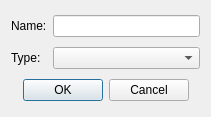
<?xml version="1.0" encoding="UTF-8"?>
<ui version="4.0">
 <class>CreateArtifactDialogClass</class>
 <widget class="QDialog" name="CreateArtifactDialogClass">
  <property name="geometry">
   <rect>
    <x>0</x>
    <y>0</y>
    <width>211</width>
    <height>117</height>
   </rect>
  </property>
  <property name="windowTitle">
   <string>Create artifact...</string>
  </property>
  <property name="locale">
   <locale language="English" country="UnitedStates"/>
  </property>
  <property name="sizeGripEnabled">
   <bool>false</bool>
  </property>
  <property name="modal">
   <bool>true</bool>
  </property>
  <layout class="QGridLayout" name="gridLayout">
   <item row="0" column="0">
    <widget class="QLabel" name="label">
     <property name="text">
      <string>Name:</string>
     </property>
    </widget>
   </item>
   <item row="0" column="1">
    <widget class="QLineEdit" name="nameLineEdit"/>
   </item>
   <item row="1" column="0">
    <widget class="QLabel" name="label_2">
     <property name="text">
      <string>Type:</string>
     </property>
    </widget>
   </item>
   <item row="1" column="1">
    <widget class="QComboBox" name="typeComboBox"/>
   </item>
   <item row="2" column="0" colspan="2">
    <widget class="QDialogButtonBox" name="buttonBox">
     <property name="standardButtons">
      <set>QDialogButtonBox::Cancel|QDialogButtonBox::Ok</set>
     </property>
     <property name="centerButtons">
      <bool>true</bool>
     </property>
    </widget>
   </item>
  </layout>
 </widget>
 <layoutdefault spacing="6" margin="11"/>
 <resources/>
 <connections>
  <connection>
   <sender>buttonBox</sender>
   <signal>accepted()</signal>
   <receiver>CreateArtifactDialogClass</receiver>
   <slot>accept()</slot>
   <hints>
    <hint type="sourcelabel">
     <x>97</x>
     <y>81</y>
    </hint>
    <hint type="destinationlabel">
     <x>199</x>
     <y>149</y>
    </hint>
   </hints>
  </connection>
  <connection>
   <sender>buttonBox</sender>
   <signal>rejected()</signal>
   <receiver>CreateArtifactDialogClass</receiver>
   <slot>reject()</slot>
   <hints>
    <hint type="sourcelabel">
     <x>97</x>
     <y>81</y>
    </hint>
    <hint type="destinationlabel">
     <x>199</x>
     <y>149</y>
    </hint>
   </hints>
  </connection>
 </connections>
</ui>
